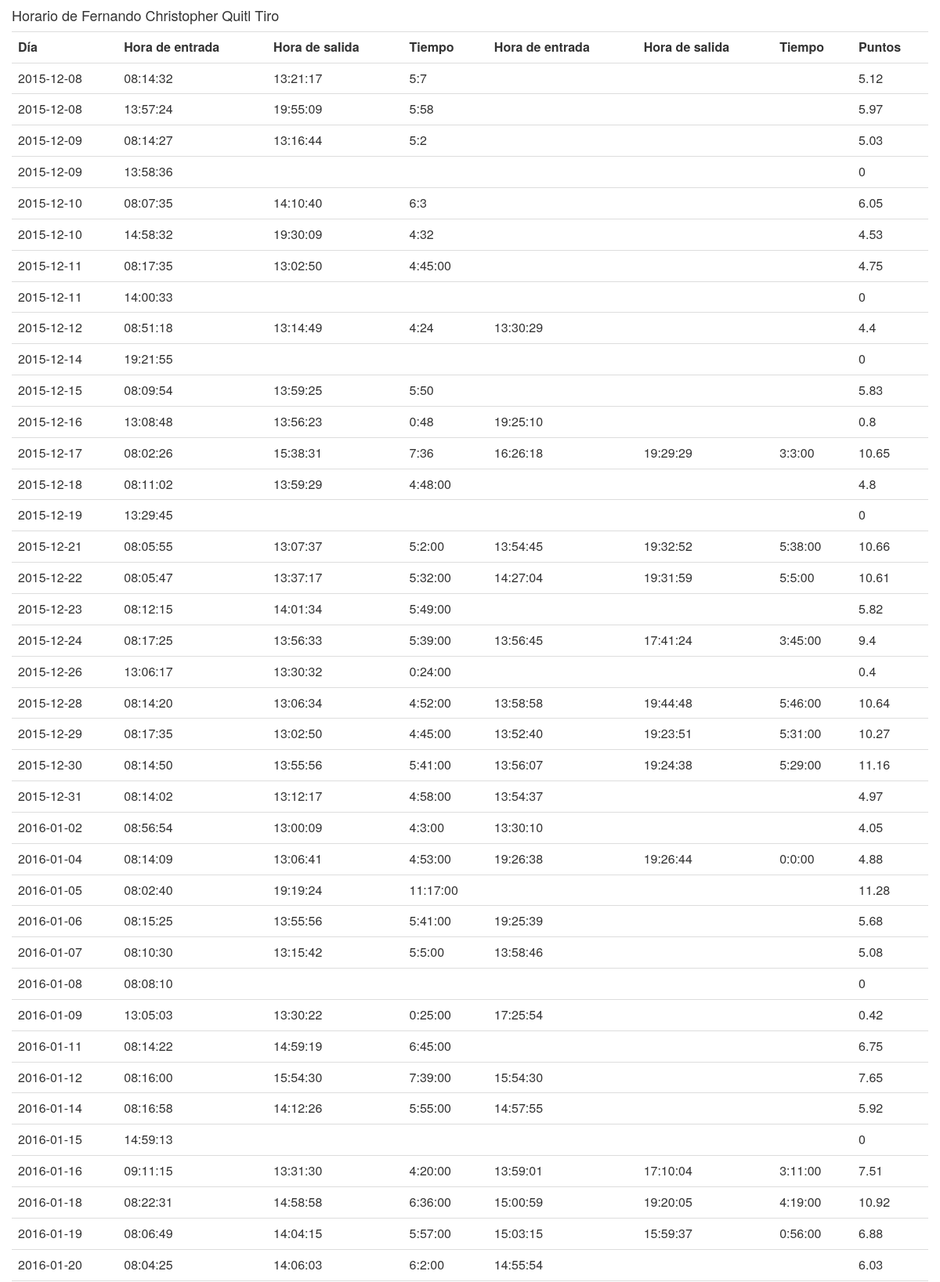
The app's page /horario-personal.php?usuario=2 (upper part) with its own data.
### tables this page shows
CREATE TABLE IF NOT EXISTS `personal` (
  `idpersonal` int(11) NOT NULL AUTO_INCREMENT,
  `nombre` varchar(45) DEFAULT NULL,
  `apellidos` varchar(45) DEFAULT NULL,
  `foto` varchar(100) DEFAULT NULL,
  `tolerancia` time NOT NULL,
  `privilegios_idprivilegios` int(11) NOT NULL,
  `usuario_idusuario` int(11) NOT NULL,
  PRIMARY KEY (`idpersonal`,`privilegios_idprivilegios`),
  KEY `fk_personal_privilegios1_idx` (`privilegios_idprivilegios`),
  KEY `fk_personal_usuario1_idx` (`usuario_idusuario`)
);

CREATE TABLE IF NOT EXISTS `horario` (
  `idhorario` int(11) NOT NULL AUTO_INCREMENT,
  `dia_entrada` date DEFAULT NULL,
  `hora_entrada` time DEFAULT NULL,
  `dia_salida` date DEFAULT NULL,
  `hora_salida` time DEFAULT NULL,
  `tiempo` varchar(8) NOT NULL,
  `tiempo_decimal` float(5,2) NOT NULL,
  `despues_entrada` time DEFAULT NULL,
  `despues_salida` time DEFAULT NULL,
  `despues_tiempo` varchar(8) DEFAULT NULL,
  `despues_tiempo_decimal` float(5,2) DEFAULT NULL,
  `total` varchar(8) DEFAULT NULL,
  `total_decimal` float(5,2) DEFAULT NULL,
  `personal_idpersonal` int(11) NOT NULL,
  PRIMARY KEY (`idhorario`,`personal_idpersonal`),
  KEY `fk_horario_personal1_idx` (`personal_idpersonal`)
);

### horario-personal.php (the view, shortened to what this page needs)
<html>
<head>
<link rel="stylesheet" type="text/css" href="css/bootstrap.min.css">
<link rel="stylesheet" type="text/css" href="css/imprimir.css">
</head>
<body>
<?php
$usuario = $_GET['usuario'];
?>
	<div class="container">
		<div class="row">
			<?php
				include('conexion.php');
				$personal = $datos = "select nombre,apellidos from personal where idpersonal = '$usuario'";
				$data = mysql_query($personal, $conexion) or die(mysql_error());
				while ($rows = mysql_fetch_assoc($data)) {
					echo "<h4>Horario de ". $rows['nombre']." ".$rows['apellidos']."</h4>";
				}
			?>
			<div class="table-responsive">
				<table class="table">
					<tr>
						<th>D&iacute;a</th>
						<th>Hora de entrada</th>
						<th>Hora de salida</th>
						<th>Tiempo</th>
						<th>Hora de entrada</th>
						<th>Hora de salida</th>
						<th>Tiempo</th>
						<th>Puntos</th>
					</tr>
					<?php
						$usuario = $_GET['usuario'];
						$datos = "select * from horario where personal_idpersonal = '$usuario'";
						$horario = mysql_query($datos, $conexion) or die(mysql_error());
						while ($rows = mysql_fetch_assoc($horario)) {
							echo "<tr>";
							$dia = $rows['dia_entrada'];
							echo "<td>".$dia."</td>";
							$entrada = $rows['hora_entrada'];
							echo "<td>".$entrada."</td>";
							$salida = $rows['hora_salida'];
							echo "<td>".$salida."</td>";
							$tiempo = $rows['tiempo'];
							echo "<td>".$tiempo."</td>";
							$decimal = $rows['tiempo_decimal'];
							$entrada = $rows['despues_entrada'];
							echo "<td>".$entrada."</td>";
							$salida = $rows['despues_salida'];
							echo "<td>".$salida."</td>";
							$despues_tiempo = $rows['despues_tiempo'];
							echo "<td>".$despues_tiempo."</td>";
							$despues_decimal = $rows['despues_tiempo_decimal'];
							$en_dia = 0;
							if(!empty($decimal)){
								$en_dia = $en_dia + $decimal;
								if(!empty($despues_decimal)){
								$en_dia = $en_dia + $despues_decimal;
								}
							}
							echo "<td>".$en_dia."</td>";
							echo "</tr>";
						}
					?>
				</table>
			</div>
		</div>
	</div>
</body>

### records on screen
personal: nombre "Fernando Christopher", apellidos "Quitl Tiro"
horario: dia_entrada "2015-12-08", hora_entrada "08:14:32", hora_salida "13:21:17", tiempo "5:7", en_dia "5.12"
horario: dia_entrada "2015-12-08", hora_entrada "13:57:24", hora_salida "19:55:09", tiempo "5:58", en_dia "5.97"
horario: dia_entrada "2015-12-09", hora_entrada "08:14:27", hora_salida "13:16:44", tiempo "5:2", en_dia "5.03"
horario: dia_entrada "2015-12-09", hora_entrada "13:58:36", en_dia "0"
horario: dia_entrada "2015-12-10", hora_entrada "08:07:35", hora_salida "14:10:40", tiempo "6:3", en_dia "6.05"
horario: dia_entrada "2015-12-10", hora_entrada "14:58:32", hora_salida "19:30:09", tiempo "4:32", en_dia "4.53"
horario: dia_entrada "2015-12-11", hora_entrada "08:17:35", hora_salida "13:02:50", tiempo "4:45:00", en_dia "4.75"
horario: dia_entrada "2015-12-11", hora_entrada "14:00:33", en_dia "0"
horario: dia_entrada "2015-12-12", hora_entrada "08:51:18", hora_salida "13:14:49", tiempo "4:24", despues_entrada "13:30:29", en_dia "4.4"
horario: dia_entrada "2015-12-14", hora_entrada "19:21:55", en_dia "0"
horario: dia_entrada "2015-12-15", hora_entrada "08:09:54", hora_salida "13:59:25", tiempo "5:50", en_dia "5.83"
horario: dia_entrada "2015-12-16", hora_entrada "13:08:48", hora_salida "13:56:23", tiempo "0:48", despues_entrada "19:25:10", en_dia "0.8"
horario: dia_entrada "2015-12-17", hora_entrada "08:02:26", hora_salida "15:38:31", tiempo "7:36", despues_entrada "16:26:18", despues_salida "19:29:29", despues_tiempo "3:3:00", en_dia "10.65"
horario: dia_entrada "2015-12-18", hora_entrada "08:11:02", hora_salida "13:59:29", tiempo "4:48:00", en_dia "4.8"
horario: dia_entrada "2015-12-19", hora_entrada "13:29:45", en_dia "0"
horario: dia_entrada "2015-12-21", hora_entrada "08:05:55", hora_salida "13:07:37", tiempo "5:2:00", despues_entrada "13:54:45", despues_salida "19:32:52", despues_tiempo "5:38:00", en_dia "10.66"
horario: dia_entrada "2015-12-22", hora_entrada "08:05:47", hora_salida "13:37:17", tiempo "5:32:00", despues_entrada "14:27:04", despues_salida "19:31:59", despues_tiempo "5:5:00", en_dia "10.61"
horario: dia_entrada "2015-12-23", hora_entrada "08:12:15", hora_salida "14:01:34", tiempo "5:49:00", en_dia "5.82"
horario: dia_entrada "2015-12-24", hora_entrada "08:17:25", hora_salida "13:56:33", tiempo "5:39:00", despues_entrada "13:56:45", despues_salida "17:41:24", despues_tiempo "3:45:00", en_dia "9.4"
horario: dia_entrada "2015-12-26", hora_entrada "13:06:17", hora_salida "13:30:32", tiempo "0:24:00", en_dia "0.4"
horario: dia_entrada "2015-12-28", hora_entrada "08:14:20", hora_salida "13:06:34", tiempo "4:52:00", despues_entrada "13:58:58", despues_salida "19:44:48", despues_tiempo "5:46:00", en_dia "10.64"
horario: dia_entrada "2015-12-29", hora_entrada "08:17:35", hora_salida "13:02:50", tiempo "4:45:00", despues_entrada "13:52:40", despues_salida "19:23:51", despues_tiempo "5:31:00", en_dia "10.27"
horario: dia_entrada "2015-12-30", hora_entrada "08:14:50", hora_salida "13:55:56", tiempo "5:41:00", despues_entrada "13:56:07", despues_salida "19:24:38", despues_tiempo "5:29:00", en_dia "11.16"
horario: dia_entrada "2015-12-31", hora_entrada "08:14:02", hora_salida "13:12:17", tiempo "4:58:00", despues_entrada "13:54:37", en_dia "4.97"
horario: dia_entrada "2016-01-02", hora_entrada "08:56:54", hora_salida "13:00:09", tiempo "4:3:00", despues_entrada "13:30:10", en_dia "4.05"
horario: dia_entrada "2016-01-04", hora_entrada "08:14:09", hora_salida "13:06:41", tiempo "4:53:00", despues_entrada "19:26:38", despues_salida "19:26:44", despues_tiempo "0:0:00", en_dia "4.88"
horario: dia_entrada "2016-01-05", hora_entrada "08:02:40", hora_salida "19:19:24", tiempo "11:17:00", en_dia "11.28"
horario: dia_entrada "2016-01-06", hora_entrada "08:15:25", hora_salida "13:55:56", tiempo "5:41:00", despues_entrada "19:25:39", en_dia "5.68"
horario: dia_entrada "2016-01-07", hora_entrada "08:10:30", hora_salida "13:15:42", tiempo "5:5:00", despues_entrada "13:58:46", en_dia "5.08"
horario: dia_entrada "2016-01-08", hora_entrada "08:08:10", en_dia "0"
horario: dia_entrada "2016-01-09", hora_entrada "13:05:03", hora_salida "13:30:22", tiempo "0:25:00", despues_entrada "17:25:54", en_dia "0.42"
horario: dia_entrada "2016-01-11", hora_entrada "08:14:22", hora_salida "14:59:19", tiempo "6:45:00", en_dia "6.75"
horario: dia_entrada "2016-01-12", hora_entrada "08:16:00", hora_salida "15:54:30", tiempo "7:39:00", despues_entrada "15:54:30", en_dia "7.65"
horario: dia_entrada "2016-01-14", hora_entrada "08:16:58", hora_salida "14:12:26", tiempo "5:55:00", despues_entrada "14:57:55", en_dia "5.92"
horario: dia_entrada "2016-01-15", hora_entrada "14:59:13", en_dia "0"
horario: dia_entrada "2016-01-16", hora_entrada "09:11:15", hora_salida "13:31:30", tiempo "4:20:00", despues_entrada "13:59:01", despues_salida "17:10:04", despues_tiempo "3:11:00", en_dia "7.51"
horario: dia_entrada "2016-01-18", hora_entrada "08:22:31", hora_salida "14:58:58", tiempo "6:36:00", despues_entrada "15:00:59", despues_salida "19:20:05", despues_tiempo "4:19:00", en_dia "10.92"
horario: dia_entrada "2016-01-19", hora_entrada "08:06:49", hora_salida "14:04:15", tiempo "5:57:00", despues_entrada "15:03:15", despues_salida "15:59:37", despues_tiempo "0:56:00", en_dia "6.88"
horario: dia_entrada "2016-01-20", hora_entrada "08:04:25", hora_salida "14:06:03", tiempo "6:2:00", despues_entrada "14:55:54", en_dia "6.03"
